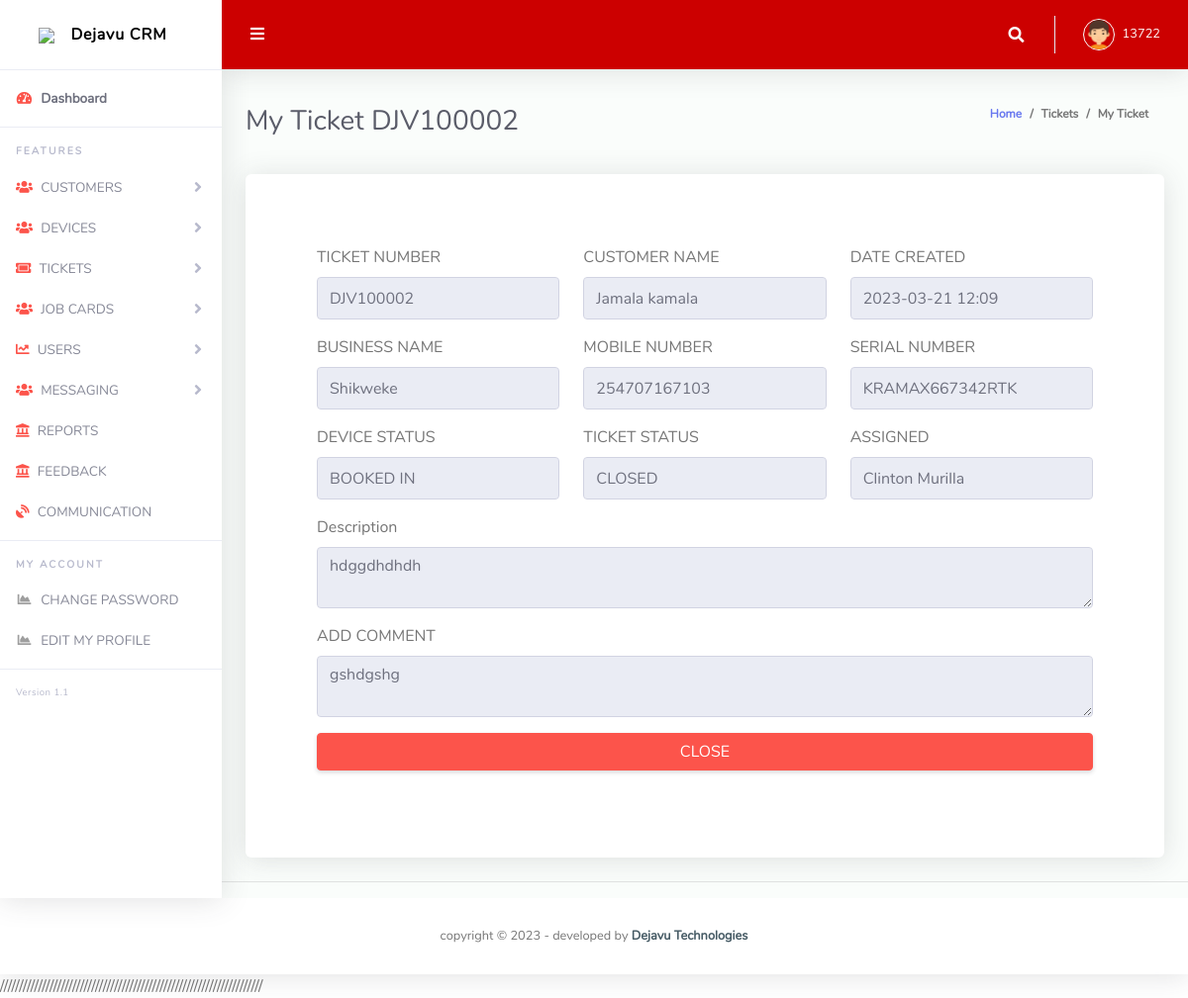
The page /admin/tBoard.php?tiketNo=DJV100002 (signed in) on the database its author committed.
### tables this page shows
CREATE TABLE `insidence` (
  `id` int(11) NOT NULL,
  `dateCreated` datetime(6) NOT NULL,
  `ticketNumber` varchar(20) NOT NULL,
  `cusName` varchar(15) DEFAULT NULL,
  `mobileNumber` varchar(20) DEFAULT NULL,
  `businessName` varchar(50) DEFAULT NULL,
  `serialNumber` longtext DEFAULT NULL,
  `source` varchar(29) DEFAULT NULL,
  `dStatus` varchar(10) NOT NULL DEFAULT current_timestamp(),
  `priority` varchar(20) DEFAULT NULL,
  `complain` longtext DEFAULT NULL,
  `createdBy` varchar(50) NOT NULL DEFAULT 'Active',
  `status` varchar(16) NOT NULL,
  `AssignedTo` varchar(20) NOT NULL,
  `resolvedAt` datetime(6) DEFAULT NULL,
  `resolvedby` varchar(20) NOT NULL,
  `ticketComment` longtext NOT NULL
);

### admin/tBoard.php (the view, shortened to what this page needs)
<?php
require_once($_SERVER['DOCUMENT_ROOT']."/crm/member.php");
require_once($_SERVER['DOCUMENT_ROOT']."/crm/access.php");
if (isset($_REQUEST['tiketNo'])){
  $db = getConnection();
  $tiketNo = $_REQUEST['tiketNo'];
  $query2 = "SELECT * FROM insidence WHERE ticketNumber = '$tiketNo'";
    $result1 = mysqli_query($db, $query2);
    $result1 = mysqli_fetch_assoc($result1);
    $Datecreated = $result1['dateCreated'];
    $ticketNumber = $result1['ticketNumber'];
    $cusname = $result1['cusName'];
    $mobileNumber =  $result1['mobileNumber'];
    $businessName =  $result1['businessName'];
    $serialNumber =  $result1['serialNumber'];
    $deviceStatus =  $result1['dStatus'];
    $Complain =  $result1['complain'];
    $status =  $result1['status'];
    $AssignedTo =  $result1['AssignedTo'];
    $comment= $result1['ticketComment'];
}
?>
<!DOCTYPE html>
<html lang="en">
<head>
  <link href="vendor/fontawesome-free/css/all.min.css" rel="stylesheet" type="text/css">
  <link href="vendor/bootstrap/css/bootstrap.min.css" rel="stylesheet" type="text/css">
  <link href="css/ruang-admin.min.css" rel="stylesheet">
  <link href="vendor/datatables/dataTables.bootstrap4.min.css" rel="stylesheet">
</head>
<body id="page-top">
  <div id="wrapper">
    <?php
      include('sidebar.php');
    ?>
    <div id="content-wrapper" class="d-flex flex-column">
      <div id="content">
        <?php
         include('topbar.php');
        ?>
        <div class="container-fluid" id="container-wrapper">
          <div class="d-sm-flex align-items-center justify-content-between mb-4">
            <h1 class="h3 mb-0 text-gray-800">My Ticket <?php echo $ticketNumber ;?></h1>
            <ol class="breadcrumb">
              <li class="breadcrumb-item"><a href="./">Home</a></li>
              <li class="breadcrumb-item">Tickets</li>
              <li class="breadcrumb-item active" aria-current="page">My Ticket</li>
            </ol>
          </div>
<div class="card col-xl-12 col-md-12 mb-4 p-5">
          <form action="" method="POST" class="p-4">
                    <div class="row">
                    <div class="col">
                    <div class="form-group">
                      <label>TICKET NUMBER</label>
                      <input type="text" class="form-control" id="exampleInputEmail"
                        placeholder="Ticket Number" name = "ticketNumber" required value= "<?php echo $ticketNumber; ?>" readonly>
                </div>
                </div>
                      <div class="col">
                    <div class="form-group">
                      <label>CUSTOMER NAME</label>
                      <input type="text" class="form-control" id="exampleInputFirstName"
                      placeholder="Customer Name" name="cusName" value= "<?php echo $cusname; ?>" readonly>
                    </div>
                </div>
                <div class="col">
                    <div class="form-group">
                      <label>DATE CREATED</label>
                      <input type="text" class="form-control" id="exampleInputEmail" pattern = "[0-9]{10,12}"
                        placeholder="Mobile Number" name = "mobileNumber" required value= "<?php  echo  substr($Datecreated,0,-10); ?>" readonly>
                </div>
                </div>
                </div>
                <div class="row">
                      <div class="col">
                    <div class="form-group">
                      <label>BUSINESS NAME</label>
                      <input type="text" class="form-control" id="exampleInputLastName"
                      placeholder="Business Name" name="businessName" value= "<?php echo $businessName; ?>" readonly>
                    </div>
                    </div>
                    <div class="col">
                    <div class="form-group">
                      <label>MOBILE NUMBER</label>
                      <input type="text" class="form-control" id="exampleInputLastName"
                      placeholder="Mobile Number" name="mobileNumber" value= "<?php echo $mobileNumber; ?>" readonly>
                    </div>
                    </div>
                    <div class="col">
                    <div class="form-group">
                      <label>SERIAL NUMBER</label>
                      <input type="text" class="form-control" id="exampleInputPassword"
                      placeholder="Device Serial Number" name="serialNumber" value= "<?php echo $serialNumber;?>" readonly >
                    </div>
                    </div>
                    </div>
                <div class="row">
                  <div class="col">
                    <div class="form-group">
                        <label class="label label-danger">DEVICE STATUS</label>
                        <input type="text" class="form-control" id="exampleInputPassword"
                      placeholder="Device Serial Number" name="serialNumber" value= "<?php echo $deviceStatus;?>" readonly>
                    </div>
                  </div>
                    <div class="col">
                      <div class="form-group">
                          <label class="label label-danger">TICKET STATUS</label>
                          <input type="text" class="form-control" id="exampleInputPassword"
                      placeholder="Device Serial Number" name="serialNumber" value= "<?php echo $status;?>" readonly>
                      </div>
                    </div>
                      <div class="col">
                          <div class="form-group">
                              <label class="label label-danger">ASSIGNED</label>
                              <input type="text" class="form-control" id="exampleInputPassword"
                      placeholder="Device Serial Number" name="serialNumber" value= "<?php echo $AssignedTo;?>" readonly>
                          </div>
                        </div>
                  </div>
                  <div>
                    <div>
                      <div class="form-group">
                      <label>Description</label>
                      <textarea type="text" class="form-control" id="exampleInputPassword"
                       name="description" readonly><?php echo $Complain;?></textarea>
                    </div>
                    </div>
                    <div>
                      <div class="form-group">
                      <label>ADD COMMENT</label>
                      <textarea type="text" class="form-control" id="exampleInputPassword"
                       name="description1" readonly><?php echo  $comment; ?></textarea>
                    </div>
                    </div>
                    <div class="form-group">
                      <button type="submit" class="btn btn-danger btn-block" name="close" >CLOSE</button>
                    </div>
                  </div>
                    </div>
                    </div>
                    <hr>
        </div>
        </div>
      </div>
      <?php
        include('footer.php');
      ?>
</body>
</html>

### rows shown on the page
insidence: ticketNumber "DJV100002", cusName "Jamala kamala", mobileNumber "2023-03-21 12:09", businessName "Shikweke", mobileNumber "254707167103", serialNumber "KRAMAX667342RTK", serialNumber "BOOKED IN", serialNumber "CLOSED", serialNumber "Clinton Murilla", description "hdggdhdhdh", description1 "gshdgshg"

### other values the page prints
$_SESSION['username'] "13722"
